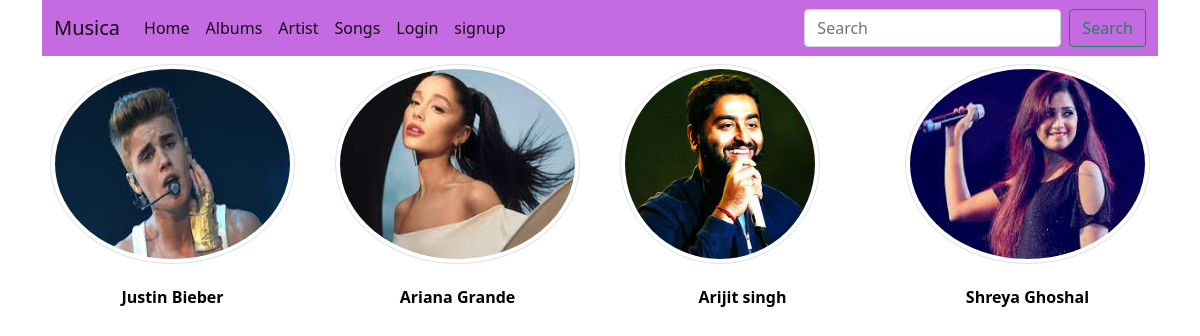
The page /music/Artist/ on the database its author committed.
### music/models.py (models this page shows, shortened)
class Artist(models.Model):
    image = models.ImageField(
        upload_to='images/', blank=True, default='Avatar.jpg', null=True)
    name = models.CharField(max_length=40)

### music/views.py (the view)
# urls.py: path('Artist/', views.Artists, name='Artist'),
def Artists(request):
    artists = Artist.objects
    return render(request, 'Artist.html', {'Artists': artists})

### templates/Artist.html
{% extends 'base.html' %}
{% block content %}
<div class="row ">
  {% for Artist in Artists.all %}
  <div class="col-lg-3 col-md-4 col-sm-6">
      <div class="p-2 ">
          <a href="{% url 'ArtistSongs' Artist.name %}"><img style="height: 200px" alt="" src="{{ Artist.image.url }}"
                  class="img-thumbnail rounded-circle "></a>
      </div>
      <div class="card-body text-center">
          <h6 style="color: black; font-weight: bolder;" class="card-title" style="font-weight: bolder;">
              {{ Artist.name }}</h6>
          <br>
      </div>
  </div>
  {% endfor %}
</div>
{% endblock content %}

### rows shown on the page
Artist: image (picture), name "Justin Bieber"
Artist: image (picture), name "Ariana Grande"
Artist: image (picture), name "Arijit singh"
Artist: image (picture), name "Shreya Ghoshal"
